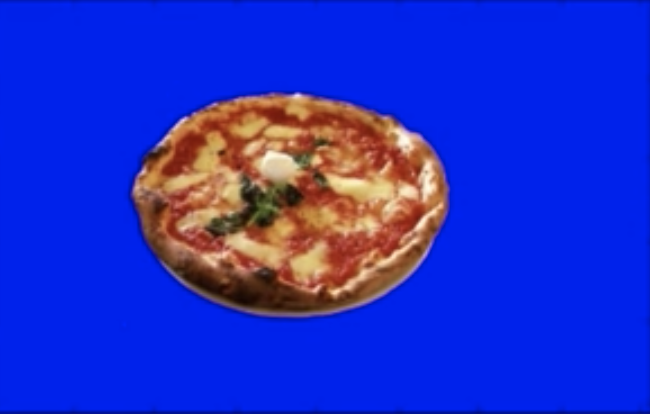
#> input picture images/pizza.png, 650 x 414 px
$ jupyter execute 'Color Threshold, Blue Screen.ipynb'   (shell and % lines are left out)
#> lines starting #> are read from the running program, lines starting #| are printed output that depends on the picture; after the words box and inside, x2 and y2 are one past the last pixel; in counts of white or black regions, pixels touching at a corner belong together
### Import resources

[cell 1]
import matplotlib.pyplot as plt
import numpy as np
import cv2

### Read in and display the image

[cell 2]
# read the image
image = cv2.imread('images/pizza.png')
#> image is the input picture: shape (414, 650, 3); mean B, G, R 199.7, 47.6, 33.1

# print image info
print('This image is: ', type(image), 'with dimentsions: ', image.shape)
#| This image is:  <class 'numpy.ndarray'> with dimentsions:  (414, 650, 3)

[cell 3]

# Display the image
plt.imshow(image)

#### Why BGR instead of RGB?
OpenCV reads in images in BGR format (instead of RGB) because when OpenCV was first being developed, BGR color format was popular among camera manufacturers and image software providers. The red channel was considered one of the least important color channels, so was listed last, and many bitmaps use BGR format for image storage. However, now the standard has changed and most image software and cameras use RGB format, which is why, in these examples, it's good practice to initially convert BGR images to RGB before analyzing or manipulating them.

[cell 4]
# make a copy of the image
image_copy = np.copy(image)

# change color to RGB (from BGR)
image_copy = cv2.cvtColor(image_copy, cv2.COLOR_BGR2RGB)

# display image
plt.imshow(image_copy)

### Define the color threshold

[cell 5]
# define the color selection boundaries in RGB values
lower_blue = np.array([0,0,140])
upper_blue = np.array([50,70,295])

### Create a mask

[cell 6]
# define the masked area
mask = cv2.inRange(image_copy, lower_blue, upper_blue)
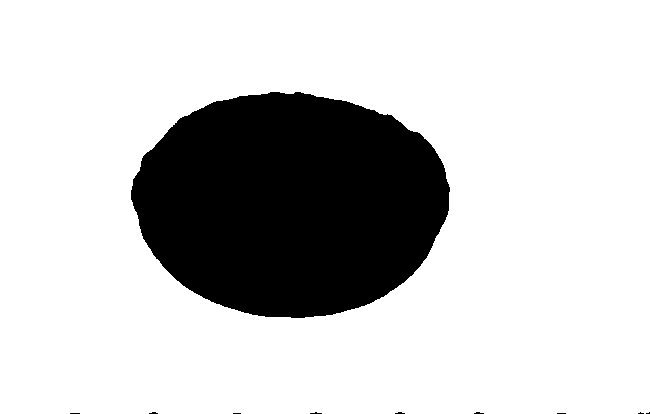
#> mask: shape (414, 650); 79.2% white; 10 black regions (9 under 20 px), largest, box (x1, y1, x2, y2) and area: (131, 92, 450, 318) 55882

# visualize the mask
print(mask)
#> (printed output is left out)
plt.imshow(mask, cmap='gray')

[cell 7]
# let the pizza show through instead of the black mask
masked_image = np.copy(image_copy)

masked_image[mask !=0] = [0,0,0]
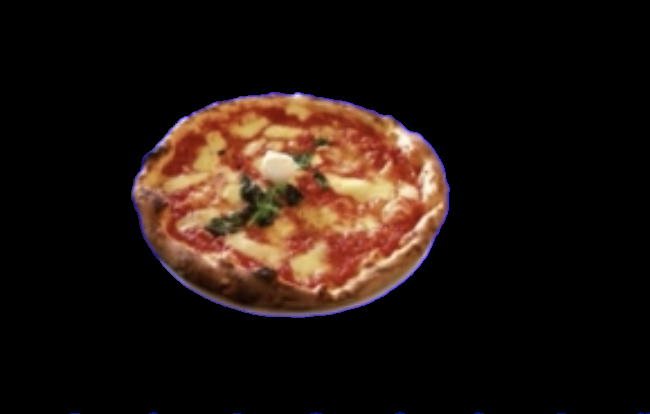
#> masked_image: shape (414, 650, 3); mean R, G, B 33, 21, 15.1
# masked_image[mask !=0] = [255,255,255]

# display it
# print(masked_image)
plt.imshow(masked_image)

### Mask and add a background image

[cell 8]
# load in a background image, and convert to RGB
background_image = cv2.imread('images/space.jpg')
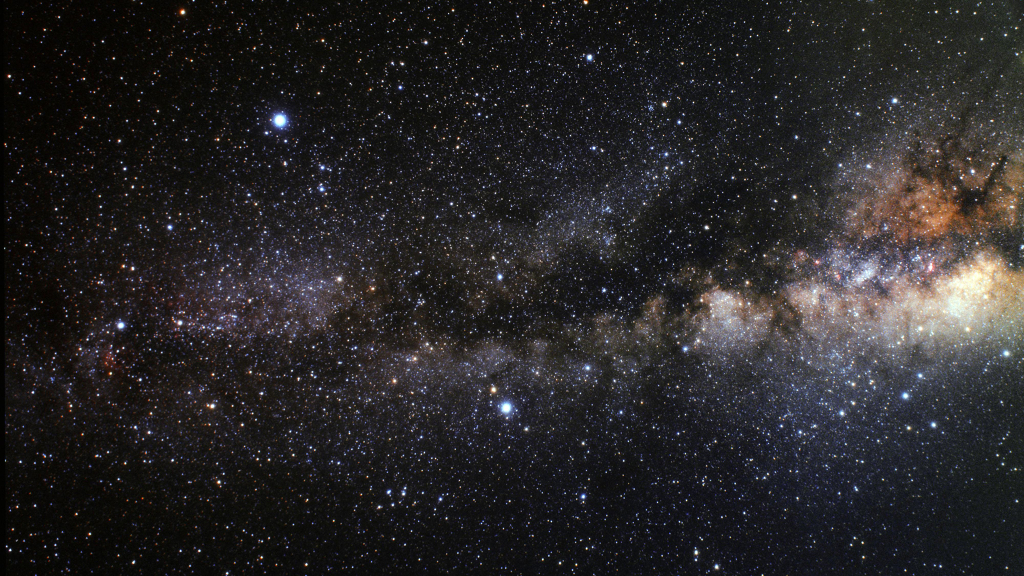
#> input picture images/space.jpg, 2048 x 1152 px (shown at 1/2 size)
#> background_image is the input picture: shape (1152, 2048, 3); mean B, G, R 39, 37.9, 39.8
background_image = cv2.cvtColor(background_image, cv2.COLOR_BGR2RGB)

# crop it to the right size (414, 650)
crop_background = background_image[0:414, 0:650]
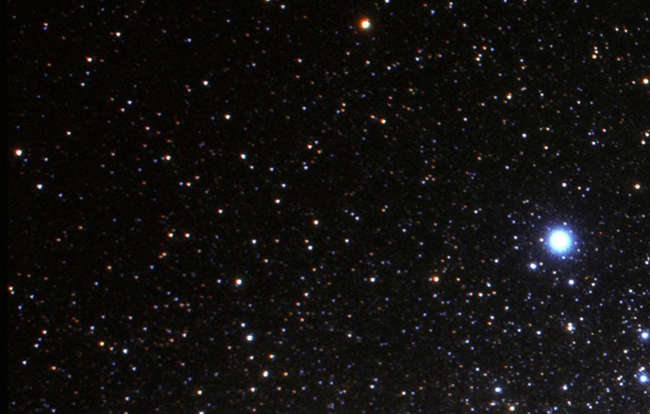
#> crop_background: shape (414, 650, 3); mean R, G, B 17.6, 16.1, 14.9

# mask the cropped background so that the pizza area is blocked
crop_background[mask ==0] = [0,0,0]
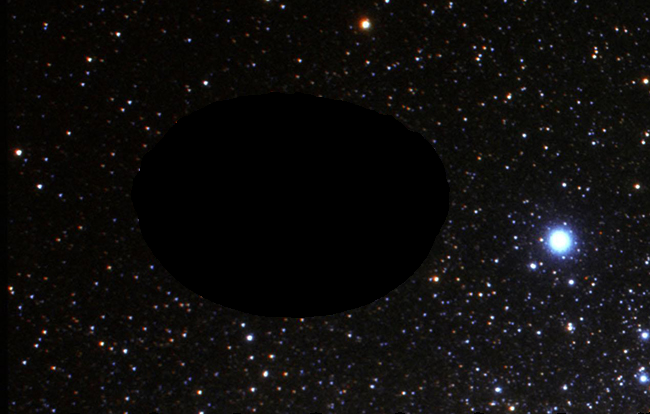
#> crop_background: shape (414, 650, 3); mean R, G, B 14.5, 13.3, 12.6

plt.imshow(crop_background)
# crop_background.shape

[cell 9]
# add the two images togethers
complete_image = crop_background + masked_image
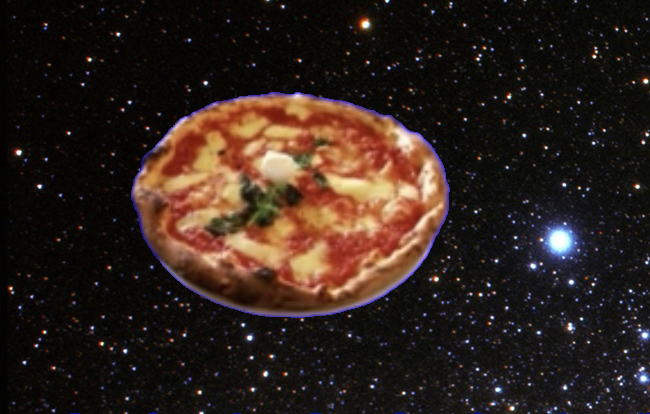
#> complete_image: shape (414, 650, 3); mean R, G, B 47.4, 34.3, 27.7

plt.imshow(complete_image)
